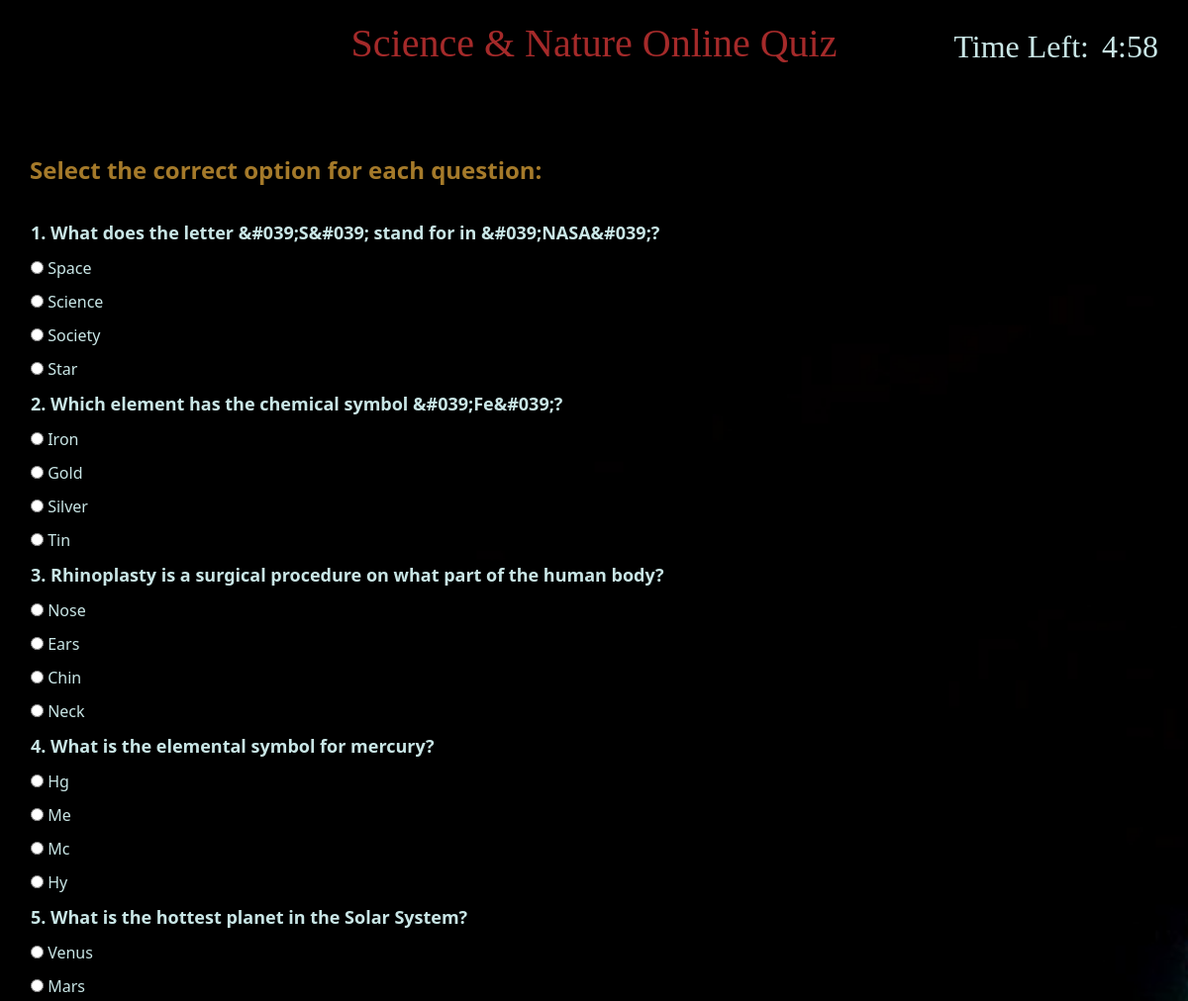
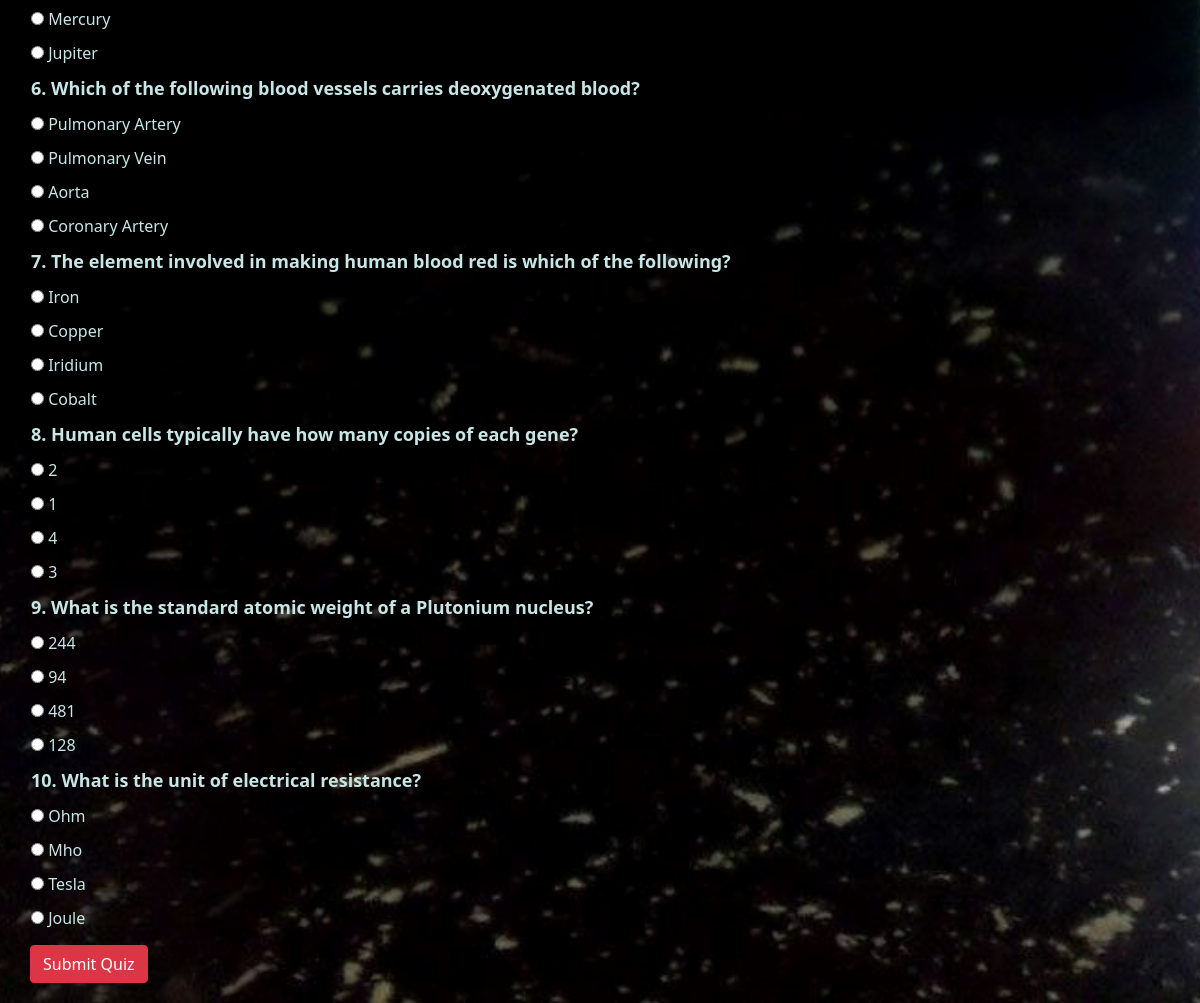
/science_quiz/ (signed in), run on the app's committed database (2 pictures, top to bottom).
### epicQuiz/models.py (models this page shows)
class ScienceQuiz(models.Model):
    question = models.TextField(default="", max_length=200)
    option1 = models.CharField(default = "", max_length=50)
    option2 = models.CharField(default = "", max_length=50)
    option3 = models.CharField(default = "", max_length=50)
    option4 = models.CharField(default = "", max_length=50)
    correct_ans = models.CharField(default= "", max_length=50)

### epicQuiz/views.py (the view)
# urls.py: path('science_quiz/', views.science_quiz, name = "science_quiz"),
@login_required(login_url='login')
def science_quiz(request):
    user_science_quiz_status = UserTestData.objects.get(user = request.user)
    if not user_science_quiz_status.science_status:
        user_science_quiz_status.science_status = True
        user_science_quiz_status.save()
        quiz = ScienceQuiz.objects.all()
        return render(request, 'science_quiz.html', {'quiz': quiz})
    else:
        messages.error(request, "You have already taken this quiz!")
        return redirect('user_page')

### epicQuiz/templates/science_quiz.html (shortened to what this page needs)
{% extends "base_quiz.html" %}
        {% block body %}
        <center>
            <h1 style="padding: 20px; font-family: Georgia, 'Times New Roman', Times, serif; color: brown;">Science & Nature Online Quiz</h1>
        </center>
        {% endblock %}

### epicQuiz/templates/base_quiz.html (shortened to what this page needs)
<!doctype html>
<html lang="en">
    <head>
        <link href="https://cdn.jsdelivr.net/npm/bootstrap@5.0.0-beta1/dist/css/bootstrap.min.css" rel="stylesheet">
    </head>
    <body style="background-image: url('/static/image_quiz.jpg'); background-repeat: no-repeat;
    background-attachment: fixed; background-position: center; background-size: cover;">
        {% block body %}{% endblock %}
        <p>Time Left:</p>
        <div id="timer"></div>
        <h4 style="padding-top: 40px; margin: 30px; color: rgb(165, 122, 42);"><strong>Select the correct option for each question:</strong></h4>
        <form id = 'test' method="post" action="result/">    {% csrf_token %}
        <table style="margin: 30px; color: rgb(201, 230, 230);">
            {% for ques in quiz %}
            <th style="padding-bottom: 5px; padding-top: 5px; font-size: large;">{{ques.id}}. {{ques.question}}</th>
            <tr>
                <td style="padding-bottom: 5px; padding-top: 5px;"><input type="radio" name = '{{ques.id}}' id = 'option1' value = "{{ques.option1}}"> {{ques.option1}}</td>
            </tr>
            <tr>
                <td style="padding-bottom: 5px; padding-top: 5px;"><input type="radio" name = '{{ques.id}}' id = 'option2' value = "{{ques.option2}}"> {{ques.option2}}</td>
            </tr>
            <tr>
                <td style="padding-bottom: 5px; padding-top: 5px;"><input type="radio" name = '{{ques.id}}' id = 'option3' value = "{{ques.option3}}"> {{ques.option3}}</td>
            </tr>
            <tr>
                <td style="padding-bottom: 5px; padding-top: 5px;"><input type="radio" name = '{{ques.id}}' id = 'option4' value = "{{ques.option4}}"> {{ques.option4}}</td>
            </tr>
            {% endfor %}
        </table>
            <button id = "quiz_submit" style="position: relative; left: 30px; bottom: 20px;" class="btn btn-danger" type="submit" name="btn_submit" value="Submit Quiz">Submit Quiz</button>
        </form>
    </body>
</html>

### data on the page
ScienceQuiz: id "1", question "What does the letter &#039;S&#039; stand for in &#039;NASA&#039;?", option1 "Space", option2 "Science", option3 "Society", option4 "Star"
ScienceQuiz: id "2", question "Which element has the chemical symbol &#039;Fe&#039;?", option1 "Iron", option2 "Gold", option3 "Silver", option4 "Tin"
ScienceQuiz: id "3", question "Rhinoplasty is a surgical procedure on what part of the human body?", option1 "Nose", option2 "Ears", option3 "Chin", option4 "Neck"
ScienceQuiz: id "4", question "What is the elemental symbol for mercury?", option1 "Hg", option2 "Me", option3 "Mc", option4 "Hy"
ScienceQuiz: id "5", question "What is the hottest planet in the Solar System?", option1 "Venus", option2 "Mars", option3 "Mercury", option4 "Jupiter"
ScienceQuiz: id "6", question "Which of the following blood vessels carries deoxygenated blood?", option1 "Pulmonary Artery", option2 "Pulmonary Vein", option3 "Aorta", option4 "Coronary Artery"
ScienceQuiz: id "7", question "The element involved in making human blood red is which of the following?", option1 "Iron", option2 "Copper", option3 "Iridium", option4 "Cobalt"
ScienceQuiz: id "8", question "Human cells typically have how many copies of each gene?", option1 "2", option2 "1", option3 "4", option4 "3"
ScienceQuiz: id "9", question "What is the standard atomic weight of a Plutonium nucleus?", option1 "244", option2 "94", option3 "481", option4 "128"
ScienceQuiz: id "10", question "What is the unit of electrical resistance?", option1 "Ohm", option2 "Mho", option3 "Tesla", option4 "Joule"
